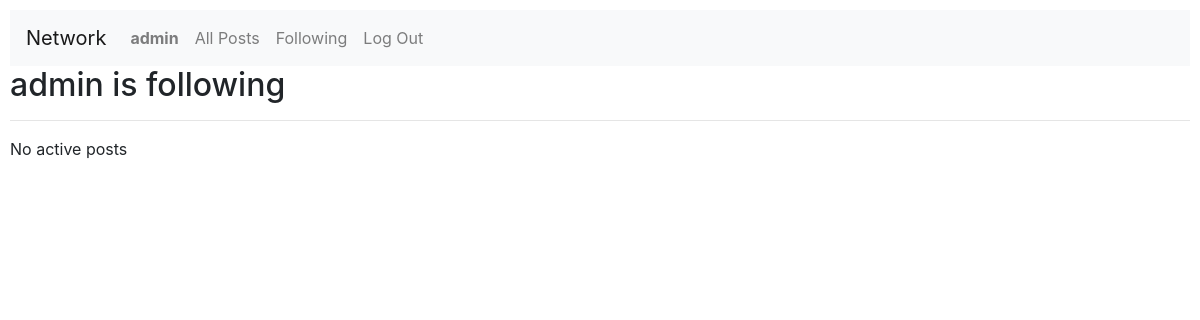
The page /follow (signed in) on the database as committed earlier.
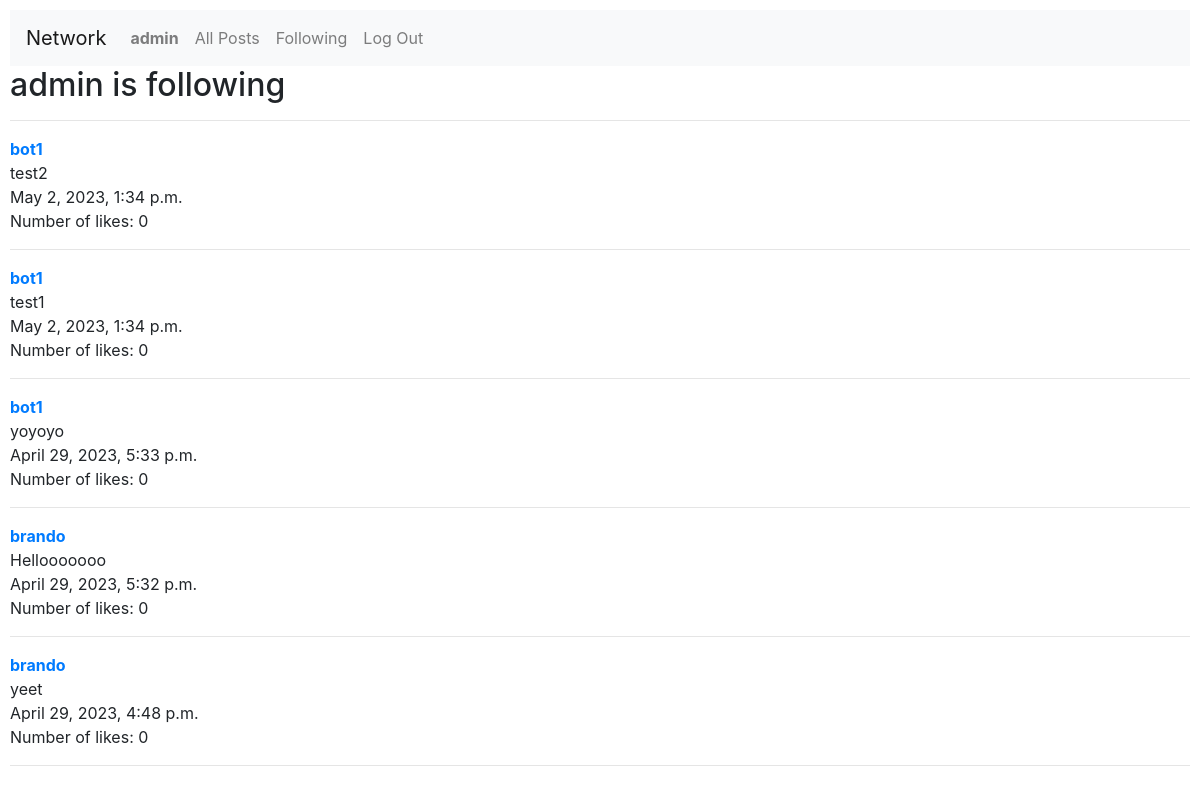
The same page on the database as committed later.
### network/models.py (models this page shows)
class Post(models.Model):
    user = models.ForeignKey(User, on_delete=models.CASCADE, blank=True, null=True, related_name="post_user")
    content = models.CharField(max_length=280)
    number_of_likes = models.IntegerField(default=0)
    time = models.DateTimeField(auto_now_add=True)
    def __str__(self):
        return f"{str(self.user)}_{str(self.time)}"

class User(AbstractUser):
    pass

### network/views.py (the view)
# urls.py: path("follow", views.follow, name="follow")
@login_required(login_url="login")
def follow(request):
    if request.method == "POST":
        profile_id = request.POST["profile_id"]
        follow_action = request.POST["follow_action"]
        if follow_action not in ["follow", "unfollow"]:
            return render(request, "auctions/error.html", {
            "message": "Bad request",
            "code": "400"
            })
        if follow_action == "follow":
            new_follow = Follow(
                user = User.objects.get(id=request.user.id),
                following = User.objects.get(id=profile_id)
            )
            new_follow.save()
            return redirect(profile, profile_id=profile_id)
        if follow_action == "unfollow":
            user_id = request.user.id
            filter = {"user": user_id, "following": profile_id}
            Follow.objects.filter(**filter).delete()
            return redirect(profile, profile_id=profile_id)
    else:
        user_id = request.user.id
        following = Follow.objects.filter(user=user_id).order_by("-time")
        follow_list = []
        for follow in following:
            follow_list.append(follow.following.id)
        following_posts = Post.objects.filter(user__in=follow_list).order_by("-time")
        number_of_posts = len(following_posts)
        print(following_posts)
        return render(request, "network/following.html", {
            "following_posts": following_posts,
            "number_of_posts": number_of_posts
        })

### network/templates/network/following.html
{% extends "network/layout.html" %}
{% block body %}
    <h2>{{ user.username }} is following</h2>
    <hr>
    {% if number_of_posts > 0 %}
        {% for post in following_posts %}
            <div>
                <div>
                    <a href="{% url 'profile' profile_id=post.user.id %}"><strong>{{ post.user }}</strong></a>
                </div>
                <div>
                    {{ post.content }}
                </div>
                <div>
                    {{ post.time }}
                </div>
                <div>
                    Number of likes: {{ post.number_of_likes }}
                </div>
                <hr>
            </div>
        {% endfor %}
    {% else %}
        No active posts
    {% endif %}
{% endblock %}

Rows that differ between the two databases and show on the page:
added Post: user "bot1", content "test2", time "May 2, 2023, 1:34 p.m.", number_of_likes "0"
added Post: user "bot1", content "test1", time "May 2, 2023, 1:34 p.m.", number_of_likes "0"
now on this page (row unchanged): Post: user "bot1", content "yoyoyo", time "April 29, 2023, 5:33 p.m.", number_of_likes "0"
now on this page (row unchanged): Post: user "brando", content "Hellooooooo", time "April 29, 2023, 5:32 p.m.", number_of_likes "0"
now on this page (row unchanged): Post: user "brando", content "yeet", time "April 29, 2023, 4:48 p.m.", number_of_likes "0"
Other text that changed with them:
text no longer shown: "No active posts"
